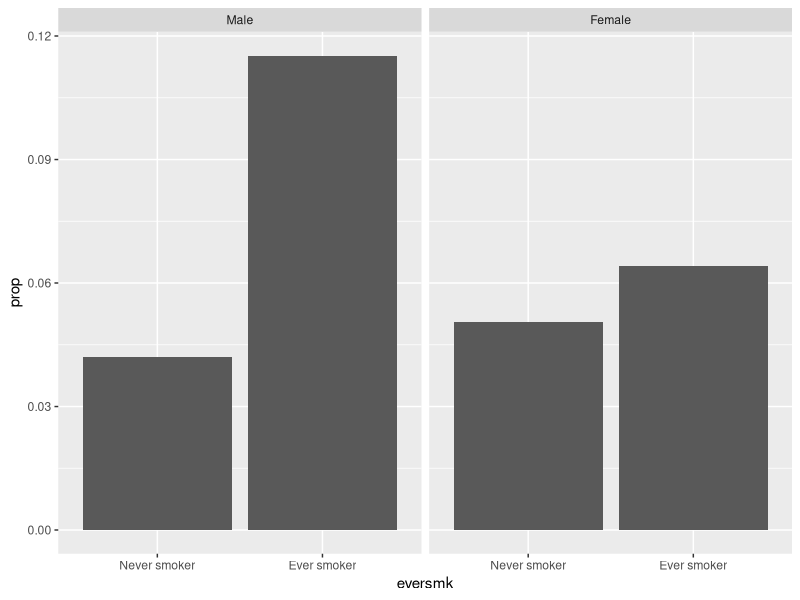
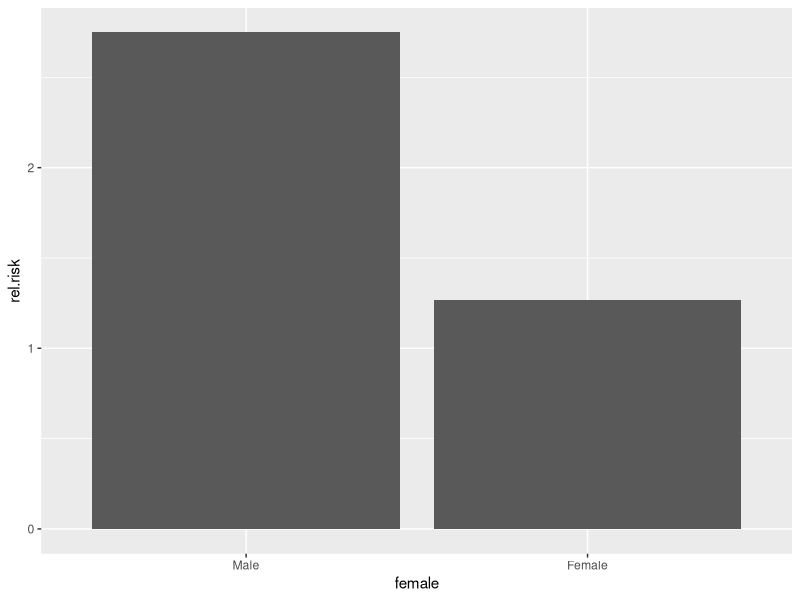
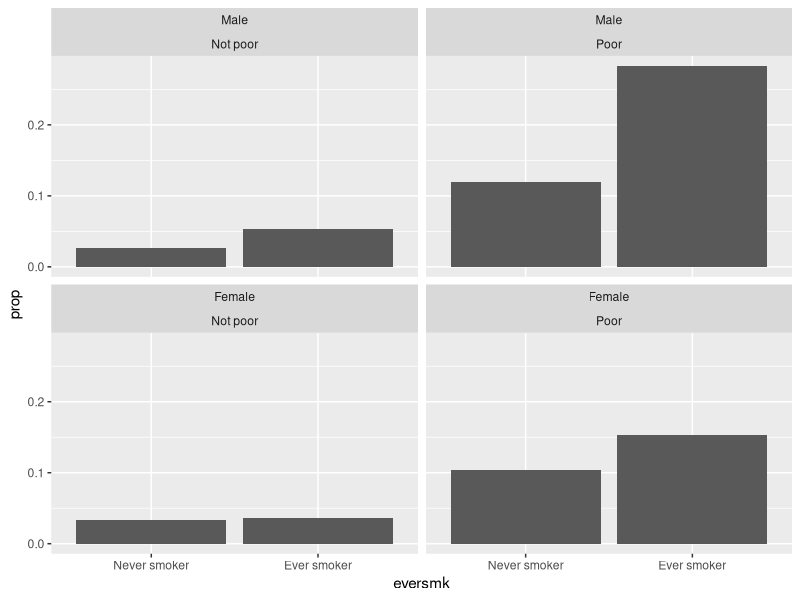
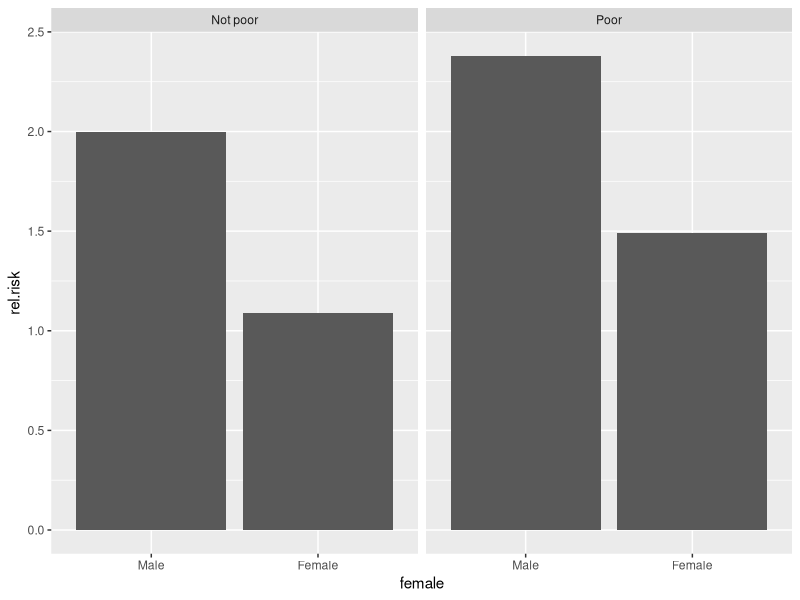

Here is the R script that generated these plots, in order: (Note: this script raises an error after producing the figures.)
## ---- chunk 1
knitr::opts_chunk$set(echo = TRUE, message = FALSE, error = TRUE)
## ---- chunk 2
library(tidyverse)  # core group of tidyverse packages
library(kableExtra)  # to make nice tables
library(broom)  # for tidy model summaries
## ---- chunk 3
nmes_data <- read_csv("module_1/nmesUNPROC.csv")

nmes_data <- nmes_data %>%
  mutate(eversmk = factor(eversmk, levels = c("0", "1"), labels = c("Never smoker", "Ever smoker")),
         lc5 = factor(lc5, levels = c("0", "1"), labels = c("No LC", "LC")),
         chd5 = factor(chd5, levels = c("0", "1"), labels = c("No CHD", "CHD")),
         female = factor(female, levels= c("0", "1"), labels = c("Male", "Female")),
         current = factor(current, levels= c("0", "1"), labels = c("Not current smoker", "Current smoker")),
         former = factor(former, levels= c("0", "1"), labels = c("Not former smoker", "Former smoker")),
         beltuse = factor(beltuse, levels= c("1", "2", "3"), labels = c("Rare", "Some", "Almost always")),
         educate = factor(educate, levels= c("1", "2", "3", "4"), labels = c("College grad", "Some college", "HS grad", "Other")),
         marital = factor(marital, levels= c("1", "2", "3", "4", "5"), labels = c("Married", "Widowed", "Divorced", "Separated", "Never married")),
         poor = factor(poor, levels= c("0", "1"), labels = c("Not poor", "Poor"))
         )

nmes_data <- nmes_data %>%
  mutate(disease = factor(lc5 == "LC" | chd5 == "CHD", 
                          levels=c(FALSE,TRUE), 
                          labels=c("No MSCD", "MSCD")))
## ---- chunk 4
my_table <- nmes_data %>%
  count(female, eversmk, disease) %>%
  group_by(female, eversmk) %>%
  mutate(prop = n/sum(n)) %>%
  filter(disease == "MSCD")

my_table %>%
  ggplot() +
  geom_bar(aes(x = eversmk, y = prop), stat = "identity") + 
  facet_wrap(~ female)
## ---- chunk 5
my_table <- nmes_data %>%
  count(female, eversmk, disease) %>%
  group_by(female, eversmk) %>%
  mutate(prop = n/sum(n)) %>%
  filter(disease == "MSCD") %>%
  ungroup() %>%
  group_by(female) %>%
  mutate(rel.risk = prop/prop[eversmk == "Never smoker"])
  
my_table

my_table %>%
  filter(eversmk == "Ever smoker") %>%
  ggplot() +
  geom_bar(aes(x = female, y = rel.risk), stat = "identity")
## ---- chunk 6
my_table <- nmes_data %>%
  count(poor, female, eversmk, disease) %>%
  group_by(poor, female, eversmk) %>%
  mutate(prop = n/sum(n)) %>%
  filter(disease == "MSCD")

my_table %>%
  ggplot() +
  geom_bar(aes(x = eversmk, y = prop), stat = "identity") + 
  facet_wrap(~ female + poor)

my_table <- nmes_data %>%
  count(poor, female, eversmk, disease) %>%
  group_by(poor, female, eversmk) %>%
  mutate(prop = n/sum(n)) %>%
  filter(disease == "MSCD") %>%
  ungroup() %>%
  group_by(poor, female) %>%
  mutate(rel.risk = prop/prop[eversmk == "Never smoker"])

my_table %>%
  filter(eversmk == "Ever smoker") %>%
  ggplot() +
  geom_bar(aes(x = female, y = rel.risk), stat = "identity") +
  facet_wrap(~ poor)
## ---- chunk 7
nmes_data_male <- nmes_data %>%
  filter(female=="Male")

nmes_data_female <- nmes_data %>%
  filter(female=="Female")
## ---- chunk 8
my_data <- nmes_data_male

# fit propensity score model: trt ~ confounders
prop_model <- glm(eversmk ~ age + female, family = binomial(link="logit"), data=my_data, na.action = na.exclude)
## ---- chunk 9
prop_model <- glm(eversmk ~ age, family = binomial(link="logit"), data=my_data, na.action = na.exclude)

# calculate propensity scores:
my_data <- my_data %>%
  mutate(ps = predict(prop_model, type = "response"))

# calculate propensity score quintiles:
ps_quintiles <- quantile(my_data$ps, probs=c(0, 0.2, 0.4, 0.6, 0.8, 1), na.rm=TRUE)

my_data <- my_data %>%
  mutate(ps_strata = cut(ps, breaks=ps_quintiles, include.lowest=TRUE))

# model log odds of disease from smoking and ps quintiles
model_ps_strata <- glm(disease ~ eversmk + ps_strata, family = binomial(link="logit"), data=my_data)
tidy(model_ps_strata)

# transform log OR to OR
tidy(model_ps_strata, exponentiate = TRUE)

# also get confidence intervals of OR
tidy(model_ps_strata, exponentiate = TRUE, conf.int = TRUE )

## ---- chunk 10
my_data <- nmes_data_female

# fit propensity score model: trt ~ confounders
# we shouldn't include `female` in this propensity score model, since all subjects are male!
prop_model <- glm(eversmk ~ age, family = binomial(link="logit"), data=my_data, na.action = na.exclude)

# calculate propensity scores:
my_data <- my_data %>%
  mutate(ps = predict(prop_model, type = "response"))

# calculate propensity score quintiles:
ps_quintiles <- quantile(my_data$ps, probs=c(0, 0.2, 0.4, 0.6, 0.8, 1), na.rm=TRUE)

my_data <- my_data %>%
  mutate(ps_strata = cut(ps, breaks=ps_quintiles, include.lowest=TRUE))

# model log odds of disease from smoking and ps quintiles
model_ps_strata <- glm(disease ~ eversmk + ps_strata, family = binomial(link="logit"), data=my_data)
tidy(model_ps_strata)

# transform log OR to OR
tidy(model_ps_strata, exponentiate = TRUE)

# also get confidence intervals of OR
tidy(model_ps_strata, exponentiate = TRUE, conf.int = TRUE )
## ---- chunk 11
my_data <- nmes_data

# fit propensity score model: trt ~ confounders, making sure to include the effect modifier here!
prop_model <- glm(eversmk ~ age + female, family = binomial(link="logit"), data=my_data, na.action = na.exclude)

# calculate propensity scores:
my_data <- my_data %>%
  mutate(ps = predict(prop_model, type = "response"))

# calculate propensity score quintiles:
ps_quintiles <- quantile(my_data$ps, probs=c(0, 0.2, 0.4, 0.6, 0.8, 1), na.rm=TRUE)

my_data <- my_data %>%
  mutate(ps_strata = cut(ps, breaks=ps_quintiles, include.lowest=TRUE))
## ---- chunk 12
# model log odds of disease from smoking and ps quintiles, with an interaction between eversmk*female
model_ps_strata <- glm(disease ~ eversmk*female + ps_strata, family = binomial(link="logit"), data=my_data)
model_ps_strata_tidy <- tidy(model_ps_strata)
model_ps_strata_tidy

# transform log OR to OR
model_ps_strata_tidy_exp <- tidy(model_ps_strata, exponentiate = TRUE)
model_ps_strata_tidy_exp
## ---- chunk 13
# model log odds of disease from smoking and ps quintiles, with an interaction between eversmk*female
model_logistic <- glm(disease ~ eversmk*female + age, family = binomial(link="logit"), data=my_data)
tidy(model_logistic)

# transform log OR to OR
tidy(model_logistic, exponentiate = TRUE)

# also get confidence intervals of OR
tidy(model_logistic, exponentiate = TRUE, conf.int = TRUE )
